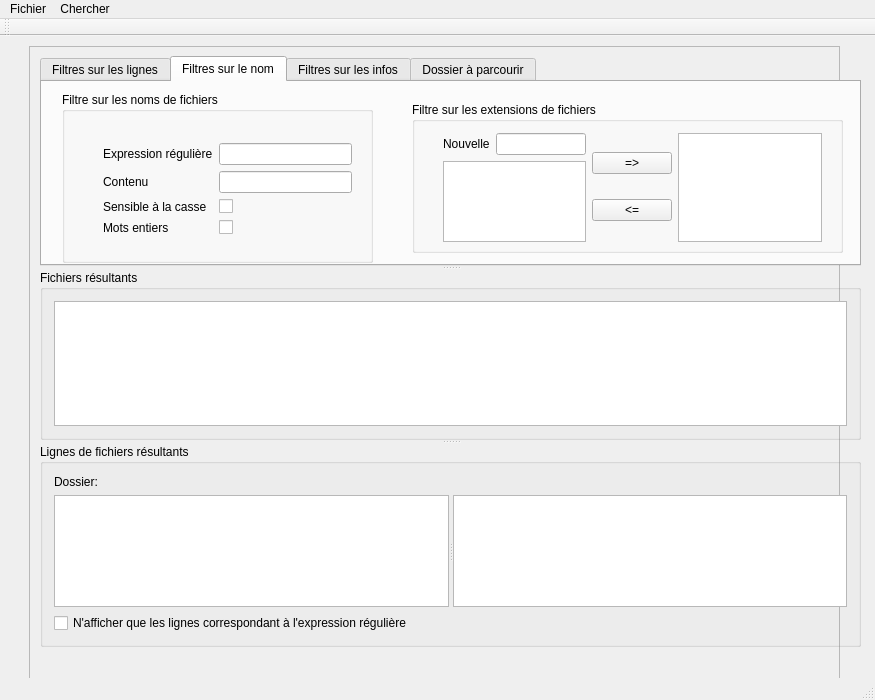
<?xml version="1.0" encoding="UTF-8"?>
<ui version="4.0">
 <class>MainWindow</class>
 <widget class="QMainWindow" name="MainWindow">
  <property name="geometry">
   <rect>
    <x>0</x>
    <y>0</y>
    <width>875</width>
    <height>700</height>
   </rect>
  </property>
  <property name="windowTitle">
   <string>Recherche de fichiers et de lignes</string>
  </property>
  <property name="unifiedTitleAndToolBarOnMac">
   <bool>false</bool>
  </property>
  <widget class="QWidget" name="centralWidget">
   <widget class="QScrollArea" name="scrollArea">
    <property name="geometry">
     <rect>
      <x>29</x>
      <y>10</y>
      <width>811</width>
      <height>651</height>
     </rect>
    </property>
    <property name="widgetResizable">
     <bool>false</bool>
    </property>
    <widget class="QWidget" name="scrollAreaWidgetContents">
     <property name="geometry">
      <rect>
       <x>0</x>
       <y>0</y>
       <width>809</width>
       <height>639</height>
      </rect>
     </property>
    </widget>
   </widget>
   <widget class="QSplitter" name="splitter_2">
    <property name="geometry">
     <rect>
      <x>40</x>
      <y>20</y>
      <width>821</width>
      <height>591</height>
     </rect>
    </property>
    <property name="orientation">
     <enum>Qt::Vertical</enum>
    </property>
    <widget class="QTabWidget" name="tabWidget">
     <property name="minimumSize">
      <size>
       <width>0</width>
       <height>210</height>
      </size>
     </property>
     <property name="currentIndex">
      <number>1</number>
     </property>
     <widget class="QWidget" name="tab">
      <attribute name="title">
       <string>Filtres sur les lignes</string>
      </attribute>
      <widget class="QGroupBox" name="groupBox">
       <property name="geometry">
        <rect>
         <x>60</x>
         <y>20</y>
         <width>581</width>
         <height>141</height>
        </rect>
       </property>
       <property name="title">
        <string>Filtre sur les lignes des fichiers</string>
       </property>
       <widget class="QWidget" name="formLayoutWidget">
        <property name="geometry">
         <rect>
          <x>69</x>
          <y>29</y>
          <width>401</width>
          <height>91</height>
         </rect>
        </property>
        <layout class="QFormLayout" name="formLayout">
         <property name="fieldGrowthPolicy">
          <enum>QFormLayout::AllNonFixedFieldsGrow</enum>
         </property>
         <property name="rowWrapPolicy">
          <enum>QFormLayout::WrapLongRows</enum>
         </property>
         <item row="0" column="0">
          <widget class="QLabel" name="label_2">
           <property name="text">
            <string>Expression régulière</string>
           </property>
          </widget>
         </item>
         <item row="0" column="1">
          <widget class="QLineEdit" name="regLignes"/>
         </item>
         <item row="1" column="0">
          <widget class="QLabel" name="label_3">
           <property name="text">
            <string>Contenu</string>
           </property>
          </widget>
         </item>
         <item row="1" column="1">
          <widget class="QLineEdit" name="contenuLignes"/>
         </item>
         <item row="2" column="0">
          <widget class="QLabel" name="label_4">
           <property name="text">
            <string>Sensible à la casse</string>
           </property>
          </widget>
         </item>
         <item row="2" column="1">
          <widget class="QCheckBox" name="casseLignes">
           <property name="text">
            <string/>
           </property>
          </widget>
         </item>
         <item row="3" column="0">
          <widget class="QLabel" name="label_5">
           <property name="text">
            <string>Mots entiers</string>
           </property>
          </widget>
         </item>
         <item row="3" column="1">
          <widget class="QCheckBox" name="motsEntierLignes">
           <property name="text">
            <string/>
           </property>
          </widget>
         </item>
        </layout>
       </widget>
      </widget>
     </widget>
     <widget class="QWidget" name="tab_2">
      <attribute name="title">
       <string>Filtres sur le nom</string>
      </attribute>
      <widget class="QGroupBox" name="groupBox_2">
       <property name="geometry">
        <rect>
         <x>20</x>
         <y>10</y>
         <width>311</width>
         <height>171</height>
        </rect>
       </property>
       <property name="title">
        <string>Filtre sur les noms de fichiers</string>
       </property>
       <widget class="QWidget" name="formLayoutWidget_2">
        <property name="geometry">
         <rect>
          <x>30</x>
          <y>40</y>
          <width>271</width>
          <height>121</height>
         </rect>
        </property>
        <layout class="QFormLayout" name="formLayout_2">
         <property name="fieldGrowthPolicy">
          <enum>QFormLayout::AllNonFixedFieldsGrow</enum>
         </property>
         <property name="rowWrapPolicy">
          <enum>QFormLayout::WrapLongRows</enum>
         </property>
         <item row="0" column="0">
          <widget class="QLabel" name="label_6">
           <property name="text">
            <string>Expression régulière</string>
           </property>
          </widget>
         </item>
         <item row="0" column="1">
          <widget class="QLineEdit" name="regFichiers"/>
         </item>
         <item row="1" column="0">
          <widget class="QLabel" name="label_7">
           <property name="text">
            <string>Contenu</string>
           </property>
          </widget>
         </item>
         <item row="1" column="1">
          <widget class="QLineEdit" name="contenuNomFichier"/>
         </item>
         <item row="2" column="0">
          <widget class="QLabel" name="label_8">
           <property name="text">
            <string>Sensible à la casse</string>
           </property>
          </widget>
         </item>
         <item row="2" column="1">
          <widget class="QCheckBox" name="casseNomsFichiers">
           <property name="text">
            <string/>
           </property>
          </widget>
         </item>
         <item row="3" column="0">
          <widget class="QLabel" name="label_9">
           <property name="text">
            <string>Mots entiers</string>
           </property>
          </widget>
         </item>
         <item row="3" column="1">
          <widget class="QCheckBox" name="motsEntierFichiers">
           <property name="text">
            <string/>
           </property>
          </widget>
         </item>
        </layout>
       </widget>
      </widget>
      <widget class="QGroupBox" name="groupBox_3">
       <property name="geometry">
        <rect>
         <x>370</x>
         <y>20</y>
         <width>431</width>
         <height>151</height>
        </rect>
       </property>
       <property name="title">
        <string>Filtre sur les extensions de fichiers</string>
       </property>
       <widget class="QWidget" name="horizontalLayoutWidget_2">
        <property name="geometry">
         <rect>
          <x>20</x>
          <y>20</y>
          <width>401</width>
          <height>131</height>
         </rect>
        </property>
        <layout class="QHBoxLayout" name="horizontalLayout_2">
         <item>
          <layout class="QVBoxLayout" name="verticalLayout">
           <item>
            <layout class="QHBoxLayout" name="horizontalLayout">
             <item>
              <widget class="QLabel" name="label_10">
               <property name="text">
                <string>Nouvelle</string>
               </property>
              </widget>
             </item>
             <item>
              <widget class="QLineEdit" name="champExtension"/>
             </item>
            </layout>
           </item>
           <item>
            <widget class="QListView" name="extensionsBase">
             <property name="selectionMode">
              <enum>QAbstractItemView::SingleSelection</enum>
             </property>
            </widget>
           </item>
          </layout>
         </item>
         <item>
          <layout class="QVBoxLayout" name="verticalLayout_2">
           <item>
            <widget class="QPushButton" name="boutonAjouterExtension">
             <property name="text">
              <string>=&gt;</string>
             </property>
            </widget>
           </item>
           <item>
            <widget class="QPushButton" name="boutonSupprimerExtension">
             <property name="text">
              <string>&lt;=</string>
             </property>
            </widget>
           </item>
          </layout>
         </item>
         <item>
          <widget class="QListView" name="extensionsPrisesEnCompte"/>
         </item>
        </layout>
       </widget>
      </widget>
     </widget>
     <widget class="QWidget" name="tab_3">
      <attribute name="title">
       <string>Filtres sur les infos</string>
      </attribute>
      <widget class="QGroupBox" name="groupBox_4">
       <property name="geometry">
        <rect>
         <x>10</x>
         <y>0</y>
         <width>441</width>
         <height>171</height>
        </rect>
       </property>
       <property name="title">
        <string>Filtre sur la date de modification du fichier</string>
       </property>
       <widget class="QWidget" name="formLayoutWidget_3">
        <property name="geometry">
         <rect>
          <x>30</x>
          <y>40</y>
          <width>401</width>
          <height>121</height>
         </rect>
        </property>
        <layout class="QFormLayout" name="formLayout_3">
         <property name="fieldGrowthPolicy">
          <enum>QFormLayout::AllNonFixedFieldsGrow</enum>
         </property>
         <property name="rowWrapPolicy">
          <enum>QFormLayout::WrapLongRows</enum>
         </property>
         <item row="0" column="0">
          <widget class="QLabel" name="label_11">
           <property name="text">
            <string>Date au plus tôt</string>
           </property>
          </widget>
         </item>
         <item row="0" column="1">
          <widget class="QLineEdit" name="dateAuPlusTot"/>
         </item>
         <item row="1" column="0">
          <widget class="QLabel" name="label_12">
           <property name="text">
            <string>Date au plus tard</string>
           </property>
          </widget>
         </item>
         <item row="1" column="1">
          <widget class="QLineEdit" name="dateAuPlusTard"/>
         </item>
         <item row="2" column="0">
          <widget class="QLabel" name="label_14">
           <property name="text">
            <string>Intervalle de temps par rapport à aujourd'hui</string>
           </property>
          </widget>
         </item>
         <item row="2" column="1">
          <widget class="QSpinBox" name="intervalleTemps">
           <property name="minimum">
            <number>-1</number>
           </property>
           <property name="value">
            <number>-1</number>
           </property>
          </widget>
         </item>
        </layout>
       </widget>
      </widget>
      <widget class="QGroupBox" name="groupBox_5">
       <property name="geometry">
        <rect>
         <x>490</x>
         <y>0</y>
         <width>291</width>
         <height>171</height>
        </rect>
       </property>
       <property name="title">
        <string>Filtre sur la taille du fichier</string>
       </property>
       <widget class="QWidget" name="formLayoutWidget_4">
        <property name="geometry">
         <rect>
          <x>30</x>
          <y>40</y>
          <width>251</width>
          <height>71</height>
         </rect>
        </property>
        <layout class="QFormLayout" name="formLayout_4">
         <property name="fieldGrowthPolicy">
          <enum>QFormLayout::AllNonFixedFieldsGrow</enum>
         </property>
         <property name="rowWrapPolicy">
          <enum>QFormLayout::WrapLongRows</enum>
         </property>
         <item row="0" column="0">
          <widget class="QLabel" name="label_13">
           <property name="text">
            <string>Nombre minimum d'octets</string>
           </property>
          </widget>
         </item>
         <item row="0" column="1">
          <widget class="QLineEdit" name="minOctets"/>
         </item>
         <item row="1" column="0">
          <widget class="QLabel" name="label_15">
           <property name="text">
            <string>Nombre maximum d'octets</string>
           </property>
          </widget>
         </item>
         <item row="1" column="1">
          <widget class="QLineEdit" name="maxOctets"/>
         </item>
        </layout>
       </widget>
      </widget>
     </widget>
     <widget class="QWidget" name="tab_4">
      <attribute name="title">
       <string>Dossier à parcourir</string>
      </attribute>
      <widget class="QLineEdit" name="champDossier">
       <property name="geometry">
        <rect>
         <x>40</x>
         <y>50</y>
         <width>671</width>
         <height>31</height>
        </rect>
       </property>
      </widget>
      <widget class="QPushButton" name="parcourir">
       <property name="geometry">
        <rect>
         <x>550</x>
         <y>20</y>
         <width>93</width>
         <height>27</height>
        </rect>
       </property>
       <property name="text">
        <string>Parcourir...</string>
       </property>
      </widget>
      <widget class="QLabel" name="label">
       <property name="geometry">
        <rect>
         <x>140</x>
         <y>20</y>
         <width>151</width>
         <height>21</height>
        </rect>
       </property>
       <property name="text">
        <string>Dossier de recherche</string>
       </property>
      </widget>
      <widget class="QLabel" name="label_18">
       <property name="geometry">
        <rect>
         <x>130</x>
         <y>150</y>
         <width>231</width>
         <height>17</height>
        </rect>
       </property>
       <property name="text">
        <string>Rang de récursivité</string>
       </property>
      </widget>
      <widget class="QSpinBox" name="rangRecursivite">
       <property name="geometry">
        <rect>
         <x>419</x>
         <y>150</y>
         <width>47</width>
         <height>20</height>
        </rect>
       </property>
      </widget>
     </widget>
    </widget>
    <widget class="QGroupBox" name="groupeFichiers">
     <property name="title">
      <string>Fichiers résultants</string>
     </property>
     <layout class="QVBoxLayout" name="verticalLayout_3">
      <item>
       <widget class="QTextEdit" name="fichiers"/>
      </item>
     </layout>
    </widget>
    <widget class="QGroupBox" name="groupeLignes">
     <property name="title">
      <string>Lignes de fichiers résultants</string>
     </property>
     <layout class="QVBoxLayout" name="verticalLayout_4">
      <item>
       <widget class="QLabel" name="etiquetteDossier">
        <property name="text">
         <string>Dossier:</string>
        </property>
       </widget>
      </item>
      <item>
       <widget class="QSplitter" name="splitter">
        <property name="orientation">
         <enum>Qt::Horizontal</enum>
        </property>
        <widget class="QListView" name="fichiersResultants"/>
        <widget class="QTextEdit" name="lignesFichier"/>
       </widget>
      </item>
      <item>
       <widget class="QCheckBox" name="afficheExpReg">
        <property name="text">
         <string>N'afficher que les lignes correspondant à l'expression régulière</string>
        </property>
       </widget>
      </item>
     </layout>
    </widget>
   </widget>
  </widget>
  <widget class="QMenuBar" name="menuBar">
   <property name="geometry">
    <rect>
     <x>0</x>
     <y>0</y>
     <width>875</width>
     <height>21</height>
    </rect>
   </property>
   <widget class="QMenu" name="menuRecherche_de_lignes_et_de_fichiers">
    <property name="title">
     <string>Fichier</string>
    </property>
    <widget class="QMenu" name="menuSauvegarderResultats">
     <property name="title">
      <string>Sauvegarder résultats</string>
     </property>
     <addaction name="actionNomsDeFichiersSeuls"/>
     <addaction name="actionNomsDeFichiersEtLignes"/>
    </widget>
    <addaction name="actionSauvegarderParametres"/>
    <addaction name="menuSauvegarderResultats"/>
    <addaction name="separator"/>
    <addaction name="actionChargerParametres"/>
   </widget>
   <widget class="QMenu" name="menuChercher">
    <property name="title">
     <string>Chercher</string>
    </property>
    <addaction name="actionAPartirDuSysteme"/>
    <addaction name="actionAPartirDesNomsDeFichiersTrouves"/>
    <addaction name="actionAPartirDesLignesDesFichiers"/>
    <addaction name="separator"/>
    <addaction name="actionRemplacer"/>
   </widget>
   <addaction name="menuRecherche_de_lignes_et_de_fichiers"/>
   <addaction name="menuChercher"/>
  </widget>
  <widget class="QToolBar" name="mainToolBar">
   <attribute name="toolBarArea">
    <enum>TopToolBarArea</enum>
   </attribute>
   <attribute name="toolBarBreak">
    <bool>false</bool>
   </attribute>
  </widget>
  <widget class="QStatusBar" name="statusBar"/>
  <action name="actionSauvegarderParametres">
   <property name="checkable">
    <bool>false</bool>
   </property>
   <property name="text">
    <string>Sauvegarder paramètres</string>
   </property>
  </action>
  <action name="actionChargerParametres">
   <property name="text">
    <string>Charger paramètres</string>
   </property>
  </action>
  <action name="actionNomsDeFichiersSeuls">
   <property name="text">
    <string>Lignes correspondant à l'expression régulière et  noms de fichiers</string>
   </property>
  </action>
  <action name="actionNomsDeFichiersEtLignes">
   <property name="text">
    <string>Noms de fichiers et lignes</string>
   </property>
  </action>
  <action name="actionAPartirDuSysteme">
   <property name="text">
    <string>A partir du système</string>
   </property>
  </action>
  <action name="actionAPartirDesNomsDeFichiersTrouves">
   <property name="text">
    <string>A partir des noms de fichiers trouvés</string>
   </property>
  </action>
  <action name="actionPar_expresion_r_guli_re">
   <property name="text">
    <string>Par expresion régulière</string>
   </property>
  </action>
  <action name="actionPar_cha_ne_ordinaire">
   <property name="text">
    <string>Par chaîne ordinaire</string>
   </property>
  </action>
  <action name="actionAPartirDesLignesDesFichiers">
   <property name="text">
    <string>A partir des lignes des fichiers</string>
   </property>
  </action>
  <action name="actionRemplacer">
   <property name="text">
    <string>Remplacer...</string>
   </property>
  </action>
 </widget>
 <layoutdefault spacing="6" margin="11"/>
 <resources/>
 <connections/>
</ui>
